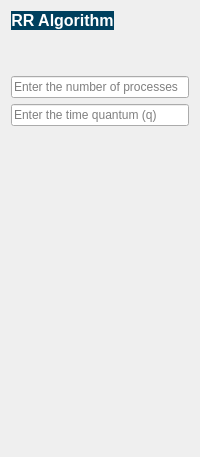
                  <widget class="QWidget" name="page_4">
                   <layout class="QVBoxLayout" name="verticalLayout_6">
                    <item>
                     <widget class="QLabel" name="label_6">
                      <property name="sizePolicy">
                       <sizepolicy hsizetype="Fixed" vsizetype="Fixed">
                        <horstretch>0</horstretch>
                        <verstretch>0</verstretch>
                       </sizepolicy>
                      </property>
                      <property name="font">
                       <font>
                        <pointsize>12</pointsize>
                        <weight>75</weight>
                        <bold>true</bold>
                       </font>
                      </property>
                      <property name="styleSheet">
                       <string notr="true">background-color: rgb(0, 64, 94);
border:none;
border-color: rgb(153, 153, 153);

</string>
                      </property>
                      <property name="text">
                       <string>&lt;html&gt;&lt;head/&gt;&lt;body&gt;&lt;p align=&quot;center&quot;&gt;&lt;span style=&quot; color:#ffffff;&quot;&gt;RR Algorithm&lt;/span&gt;&lt;/p&gt;&lt;/body&gt;&lt;/html&gt;</string>
                      </property>
                      <property name="textFormat">
                       <enum>Qt::RichText</enum>
                      </property>
                     </widget>
                    </item>
                    <item>
                     <spacer name="verticalSpacer_33">
                      <property name="orientation">
                       <enum>Qt::Vertical</enum>
                      </property>
                      <property name="sizeHint" stdset="0">
                       <size>
                        <width>20</width>
                        <height>40</height>
                       </size>
                      </property>
                     </spacer>
                    </item>
                    <item>
                     <widget class="QLineEdit" name="process_no_4">
                      <property name="sizePolicy">
                       <sizepolicy hsizetype="Maximum" vsizetype="Preferred">
                        <horstretch>0</horstretch>
                        <verstretch>0</verstretch>
                       </sizepolicy>
                      </property>
                      <property name="maximumSize">
                       <size>
                        <width>300</width>
                        <height>16777215</height>
                       </size>
                      </property>
                      <property name="styleSheet">
                       <string notr="true">font: 75  9pt &quot;MS Shell Dlg 2&quot;;


	color: rgb(0, 0, 0);</string>
                      </property>
                      <property name="text">
                       <string/>
                      </property>
                      <property name="placeholderText">
                       <string>Enter the number of processes</string>
                      </property>
                     </widget>
                    </item>
                    <item>
                     <widget class="QLineEdit" name="q_time">
                      <property name="sizePolicy">
                       <sizepolicy hsizetype="Maximum" vsizetype="Preferred">
                        <horstretch>0</horstretch>
                        <verstretch>0</verstretch>
                       </sizepolicy>
                      </property>
                      <property name="maximumSize">
                       <size>
                        <width>300</width>
                        <height>16777215</height>
                       </size>
                      </property>
                      <property name="styleSheet">
                       <string notr="true">font: 75  9pt &quot;MS Shell Dlg 2&quot;;


	color: rgb(0, 0, 0);</string>
                      </property>
                      <property name="text">
                       <string/>
                      </property>
                      <property name="placeholderText">
                       <string>Enter the time quantum (q)</string>
                      </property>
                     </widget>
                    </item>
                    <item>
                     <spacer name="verticalSpacer_40">
                      <property name="orientation">
                       <enum>Qt::Vertical</enum>
                      </property>
                      <property name="sizeHint" stdset="0">
                       <size>
                        <width>20</width>
                        <height>40</height>
                       </size>
                      </property>
                     </spacer>
                    </item>
                    <item>
                     <spacer name="verticalSpacer_42">
                      <property name="orientation">
                       <enum>Qt::Vertical</enum>
                      </property>
                      <property name="sizeHint" stdset="0">
                       <size>
                        <width>20</width>
                        <height>40</height>
                       </size>
                      </property>
                     </spacer>
                    </item>
                    <item>
                     <spacer name="verticalSpacer_41">
                      <property name="orientation">
                       <enum>Qt::Vertical</enum>
                      </property>
                      <property name="sizeHint" stdset="0">
                       <size>
                        <width>20</width>
                        <height>40</height>
                       </size>
                      </property>
                     </spacer>
                    </item>
                    <item>
                     <spacer name="verticalSpacer_38">
                      <property name="orientation">
                       <enum>Qt::Vertical</enum>
                      </property>
                      <property name="sizeHint" stdset="0">
                       <size>
                        <width>20</width>
                        <height>40</height>
                       </size>
                      </property>
                     </spacer>
                    </item>
                    <item>
                     <spacer name="verticalSpacer_37">
                      <property name="orientation">
                       <enum>Qt::Vertical</enum>
                      </property>
                      <property name="sizeHint" stdset="0">
                       <size>
                        <width>20</width>
                        <height>40</height>
                       </size>
                      </property>
                     </spacer>
                    </item>
                    <item>
                     <spacer name="verticalSpacer_36">
                      <property name="orientation">
                       <enum>Qt::Vertical</enum>
                      </property>
                      <property name="sizeHint" stdset="0">
                       <size>
                        <width>20</width>
                        <height>40</height>
                       </size>
                      </property>
                     </spacer>
                    </item>
                    <item>
                     <spacer name="verticalSpacer_35">
                      <property name="orientation">
                       <enum>Qt::Vertical</enum>
                      </property>
                      <property name="sizeHint" stdset="0">
                       <size>
                        <width>20</width>
                        <height>40</height>
                       </size>
                      </property>
                     </spacer>
                    </item>
                    <item>
                     <spacer name="verticalSpacer_34">
                      <property name="orientation">
                       <enum>Qt::Vertical</enum>
                      </property>
                      <property name="sizeHint" stdset="0">
                       <size>
                        <width>20</width>
                        <height>40</height>
                       </size>
                      </property>
                     </spacer>
                    </item>
                   </layout>
                  </widget>
